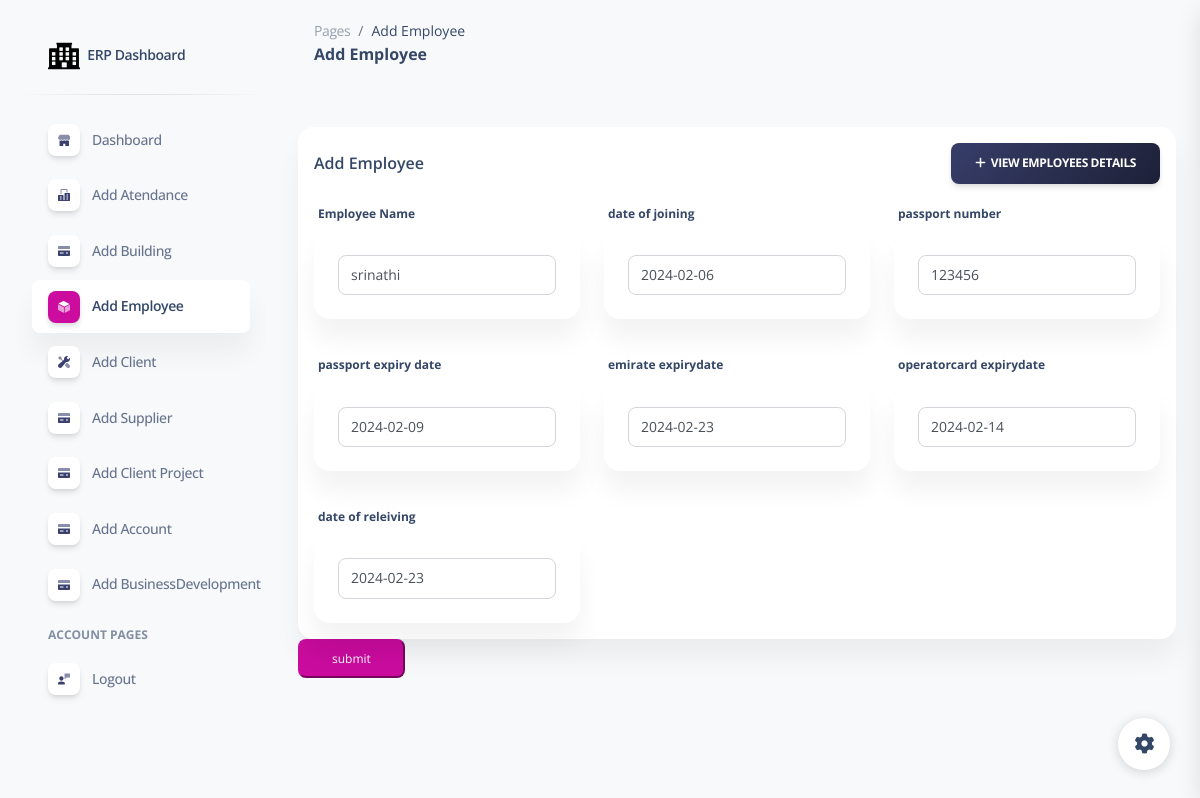
Screenshot of /edit_employee/1/ (signed in) with the database file from the repository.
### erpapp/models.py (models this page shows, shortened)
class Employee(models.Model):
    employeename = models.CharField(max_length=255)
    date_of_joining = models.CharField(max_length=225)
    passport_number = models.CharField(max_length=255)
    passport_expirydate =  models.CharField(max_length=255)
    emirate_expirydate =  models.CharField(max_length=255)
    operatorcard_expirydate = models.CharField(max_length=255)
    date_of_releiving = models.CharField(max_length=255)

### erpapp/views.py (the view)
# urls.py: path('edit_employee/<int:employee_id>/', edit_employee, name='edit_employee'),
@login_required
def edit_employee(request, employee_id):
    employee = get_object_or_404(Employee, pk=employee_id)
    if request.method == 'POST':
        form = EmployeeForm(request.POST, instance=employee)
        if form.is_valid():
            form.save()
            return redirect('employee_list')
    else:
        form = EmployeeForm(instance=employee)
    return render(request, 'edit_employee.html', {'form': form, 'employee': employee})

### erpapp/forms.py
class EmployeeForm(forms.ModelForm):
    class Meta:
        model = Employee
        fields = ['employeename', 'date_of_joining', 'passport_number', 'passport_expirydate', 'emirate_expirydate', 'operatorcard_expirydate', 'date_of_releiving']
    def __init__(self, *args, **kwargs):
        super().__init__(*args, **kwargs)
        self.fields['employeename'].widget.attrs.update({'class': 'form-control'})
        self.fields['date_of_joining'].widget.attrs.update({'class': 'form-control'})
        self.fields['passport_number'].widget.attrs.update({'class': 'form-control'})
        self.fields['passport_expirydate'].widget.attrs.update({'class': 'form-control'})
        self.fields['emirate_expirydate'].widget.attrs.update({'class': 'form-control'})
        self.fields['operatorcard_expirydate'].widget.attrs.update({'class': 'form-control'})
        self.fields['date_of_releiving'].widget.attrs.update({'class': 'form-control'})

### erpapp/templates/edit_employee.html (shortened to what this page needs)
{% extends 'base.html' %}
{% load static %}
{% block content %}
<!DOCTYPE html>
<html lang="en">
<head>
  <link href="{% static  'css/nucleo-icons.css' %}" rel="stylesheet" />
  <link href="{% static  'css/nucleo-svg.css' %}" rel="stylesheet" />
  <link href="{% static '/css/nucleo-svg.css' %}" rel="stylesheet" />
  <link id="pagestyle" href="{% static 'css/soft-ui-dashboard.css' %}" rel="stylesheet" />
</head>
<body class="g-sidenav-show  bg-gray-100">
  <aside class="sidenav navbar navbar-vertical navbar-expand-xs border-0 border-radius-xl my-3 fixed-start ms-3 " id="sidenav-main">
    <div class="sidenav-header">
      <a class="navbar-brand m-0" href="#" target="_blank">
        <img src="{% static '/img/logo-ct.png' %}" class="navbar-brand-img h-100" alt="main_logo">
        <span class="ms-1 font-weight-bold">ERP Dashboard</span>
      </a>
    </div>
    <hr class="horizontal dark mt-0">
    <div class="collapse navbar-collapse  w-auto  max-height-vh-100 h-100" id="sidenav-collapse-main">
      <ul class="navbar-nav">
        <li class="nav-item">
          <a class="nav-link " href="/">
            <div class="icon icon-shape icon-sm shadow border-radius-md bg-white text-center me-2 d-flex align-items-center justify-content-center">
            </div>
            <span class="nav-link-text ms-1">Dashboard</span>
          </a>
        </li>
        <li class="nav-item">
          <a class="nav-link  " href="/add_attendance">
            <div class="icon icon-shape icon-sm shadow border-radius-md bg-white text-center me-2 d-flex align-items-center justify-content-center">
            </div>
            <span class="nav-link-text ms-1">Add Atendance</span>
          </a>
        </li>
        <li class="nav-item">
          <a class="nav-link  " href="/add_building">
            <div class="icon icon-shape icon-sm shadow border-radius-md bg-white text-center me-2 d-flex align-items-center justify-content-center">
            </div>
            <span class="nav-link-text ms-1">Add Building</span>
          </a>
        </li>
        <li class="nav-item">
          <a class="nav-link active " href="/add_employee">
            <div class="icon icon-shape icon-sm shadow border-radius-md bg-white text-center me-2 d-flex align-items-center justify-content-center">
            </div>
            <span class="nav-link-text ms-1">Add Employee</span>
          </a>
        </li>
        <li class="nav-item">
          <a class="nav-link  " href="/add_client">
            <div class="icon icon-shape icon-sm shadow border-radius-md bg-white text-center me-2 d-flex align-items-center justify-content-center">
            </div>
            <span class="nav-link-text ms-1">Add Client</span>
          </a>
        </li>
        <li class="nav-item">
          <a class="nav-link  " href="/add_supplier">
            <div class="icon icon-shape icon-sm shadow border-radius-md bg-white text-center me-2 d-flex align-items-center justify-content-center">
            </div>
            <span class="nav-link-text ms-1">Add Supplier</span>
          </a>
        </li>
        <li class="nav-item">
          <a class="nav-link  " href="/add_project">
            <div class="icon icon-shape icon-sm shadow border-radius-md bg-white text-center me-2 d-flex align-items-center justify-content-center">
            </div>
            <span class="nav-link-text ms-1">Add Client Project</span>
          </a>
        </li>
        <li class="nav-item">
          <a class="nav-link  " href="/accounts">
            <div class="icon icon-shape icon-sm shadow border-radius-md bg-white text-center me-2 d-flex align-items-center justify-content-center">
            </div>
            <span class="nav-link-text ms-1">Add Account</span>
          </a>
        </li>
        <li class="nav-item">
          <a class="nav-link  " href="/businessdevelopment">
            <div class="icon icon-shape icon-sm shadow border-radius-md bg-white text-center me-2 d-flex align-items-center justify-content-center">
            </div>
            <span class="nav-link-text ms-1">Add BusinessDevelopment</span>
          </a>
        </li>
        <li class="nav-item mt-3">
          <h6 class="ps-4 ms-2 text-uppercase text-xs font-weight-bolder opacity-6">Account pages</h6>
        </li>
        <li class="nav-item">
          <a class="nav-link  " href="{% url 'logout' %}">
            <div class="icon icon-shape icon-sm shadow border-radius-md bg-white text-center me-2 d-flex align-items-center justify-content-center">
            </div>
            <span class="nav-link-text ms-1">Logout</span>
          </a>
        </li>
        </ul>
    </div>
  </aside>
<main class="main-content position-relative max-height-vh-100 h-100 mt-1 border-radius-lg ">
    <nav class="navbar navbar-main navbar-expand-lg px-0 mx-4 shadow-none border-radius-xl" id="navbarBlur" navbar-scroll="true">
      <div class="container-fluid py-1 px-3">
        <nav aria-label="breadcrumb">
          <ol class="breadcrumb bg-transparent mb-0 pb-0 pt-1 px-0 me-sm-6 me-5">
            <li class="breadcrumb-item text-sm"><a class="opacity-5 text-dark" href="javascript:;">Pages</a></li>
            <li class="breadcrumb-item text-sm text-dark active" aria-current="page">Add Employee</li>
          </ol>
          <h6 class="font-weight-bolder mb-0">Add Employee</h6>
        </nav>
      </div>
    </nav>
    <div class="container-fluid py-4">
      <div class="row">
        <div class="col-lg-12">
          <div class="row">
            <form method="post" >
            <div class="col-md-12 mb-lg-0 mb-4">
              <div class="card mt-4">
                <div class="card-header pb-0 p-3">
                  <div class="row">
                    <div class="col-6 d-flex align-items-center">
                      <h6 class="mb-0">Add Employee </h6>
                    </div>
                    <div class="col-6 text-end">
                      <a class="btn bg-gradient-dark mb-0" href="/employee_list"><i class="fas fa-plus"></i>&nbsp;&nbsp;View Employees Details</a>
                    </div>
                  </div>
                </div>
                <div class="card-body p-3">
                  <div class="row">
                    <div class="col-md-4 mb-md-0 mb-4">
                        <label>Employee Name</label>
                      <div class="card card-body  d-flex align-items-center">
                      {{form.employeename}}
                      </div>
                    </div>
                    <div class="col-md-4">
                        <label>date of joining</label>
                        <div class="card card-body  d-flex align-items-center">
                          {{form.date_of_joining}}
                          </div>
                    </div>
                    <div class="col-md-4">
                        <label>passport number</label>
                        <div class="card card-body  d-flex align-items-center">
                       {{form.passport_number}}
                        </div>
                      </div>
                  </div>
                </div>
                <div class="card-body p-3">
                    <div class="row">
                      <div class="col-md-4 mb-md-0 mb-4">
                        <label>passport expiry date</label>
                        <div class="card card-body  d-flex align-items-center">
                       {{form.passport_expirydate}}
                        </div>
                      </div>
                      <div class="col-md-4">
                        <label>emirate expirydate</label>
                        <div class="card card-body  d-flex align-items-center">
                       {{form.emirate_expirydate}}
                        </div>
                      </div>
                      <div class="col-md-4">
                        <label>operatorcard expirydate</label>
                           <div class="card card-body  d-flex align-items-center">
                       {{form.operatorcard_expirydate}}
                          </div>
                        </div>
                    </div>
                  </div>
                  <div class="card-body p-3">
                    <div class="row">
                      <div class="col-md-4 mb-md-0 mb-4">
                        <label for="{{ form.date_of_releiving.id_for_label }}">date of releiving</label>
                        <div class="card card-body  d-flex align-items-center">
                       {{form.date_of_releiving}}
                        </div>
                      </div>
                    </div>
                  </div>
                    </div>
                    <button type='submit' class="btn-sm btn-primary">submit</button>
                  </div>
              </div>
            </div>
          </div>
        </div>
{% endblock %}

### erpapp/static/css/nucleo-svg.css (style rules this page uses)
.icon { display: inline-block; color: #111111; height: 1em; width: 1em; }
.icon-sm { height: 0.8em; width: 0.8em; }
.icon { fill: currentColor; stroke: none; }

### rows the page displays
Employee: employeename "srinathi", date_of_joining "2024-02-06", passport_number "123456", passport_expirydate "2024-02-09", emirate_expirydate "2024-02-23", operatorcard_expirydate "2024-02-14", date_of_releiving "2024-02-23"
